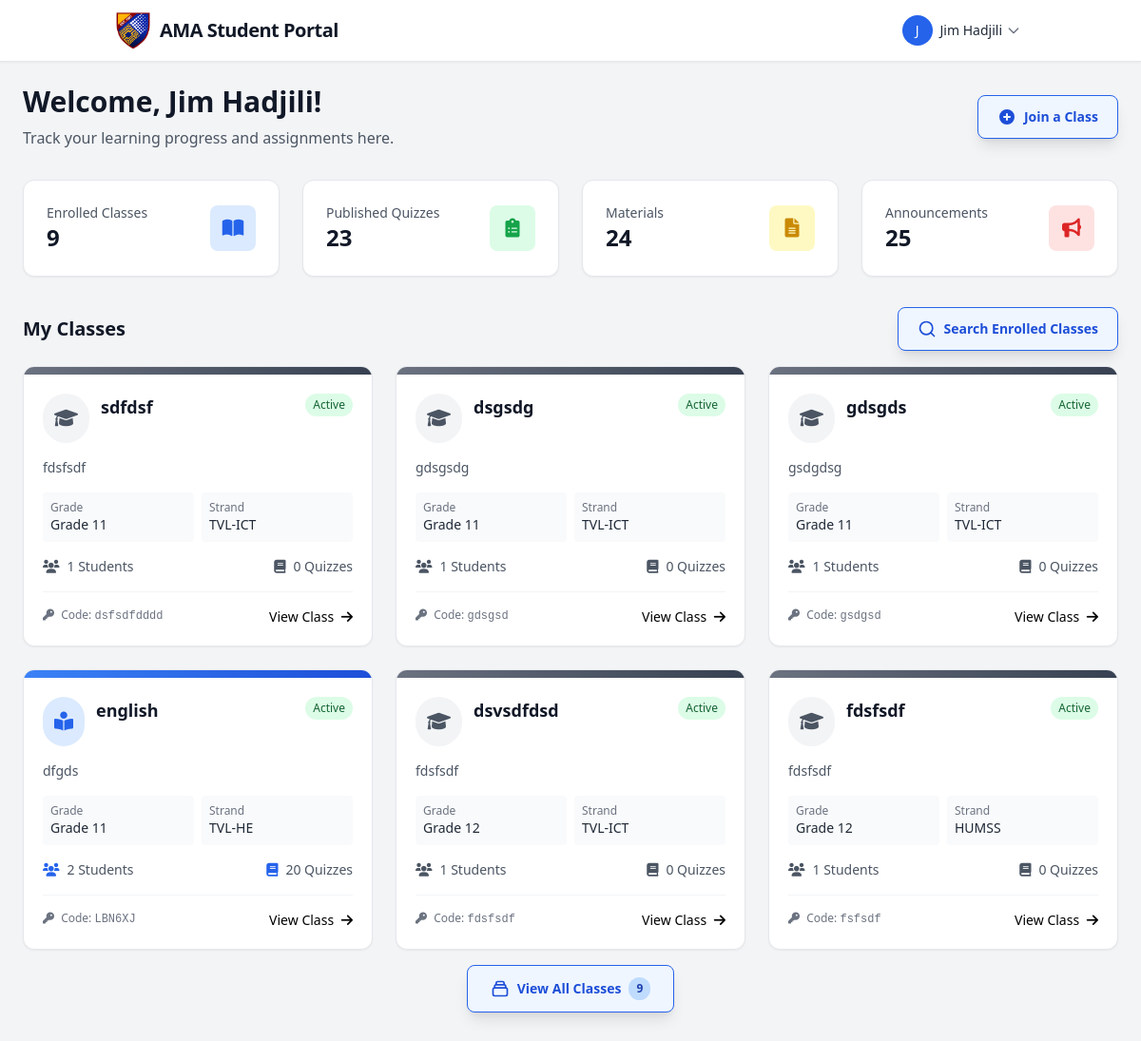
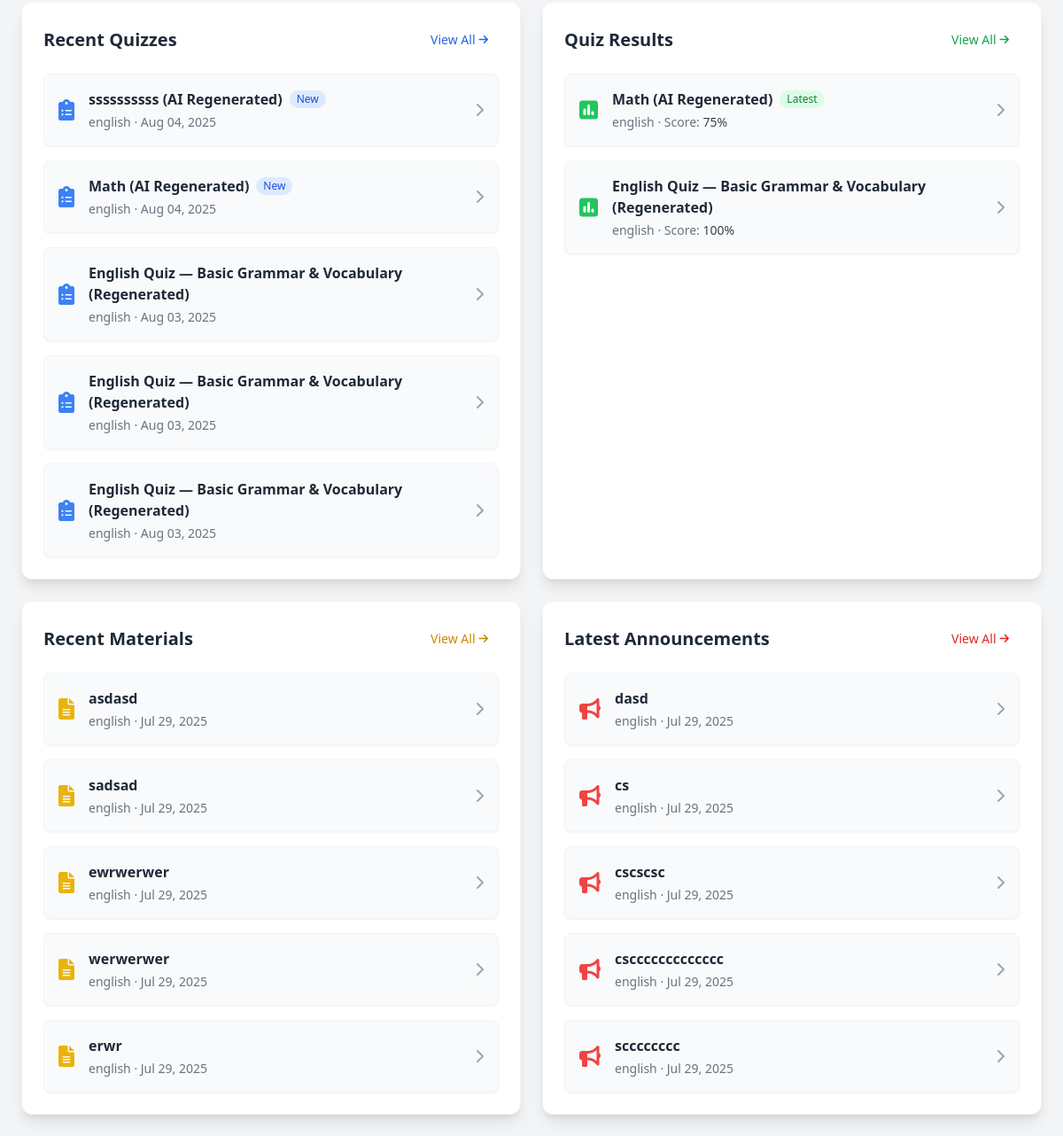
The app's page /Students/Contents/Dashboard/studentDashboard.php (signed in) with its own data (2 pictures, top to bottom).
### tables this page shows
CREATE TABLE `teacher_classes_tb` (
  `class_id` int(11) NOT NULL,
  `th_id` varchar(255) NOT NULL,
  `class_name` varchar(255) NOT NULL,
  `class_code` varchar(10) NOT NULL,
  `class_description` text DEFAULT NULL,
  `grade_level` varchar(20) NOT NULL,
  `strand` varchar(50) DEFAULT NULL,
  `status` enum('active','inactive','archived') NOT NULL DEFAULT 'active',
  `created_at` timestamp NOT NULL DEFAULT current_timestamp(),
  `updated_at` timestamp NOT NULL DEFAULT current_timestamp() ON UPDATE current_timestamp()
);

CREATE TABLE `quizzes_tb` (
  `quiz_id` int(11) NOT NULL,
  `class_id` int(11) NOT NULL,
  `th_id` varchar(255) NOT NULL,
  `quiz_title` varchar(255) NOT NULL,
  `quiz_description` text DEFAULT NULL,
  `quiz_topic` varchar(255) DEFAULT NULL,
  `time_limit` int(11) NOT NULL DEFAULT 30,
  `points_per_question` int(11) NOT NULL DEFAULT 1,
  `shuffle_questions` tinyint(1) NOT NULL DEFAULT 0,
  `show_results` tinyint(1) NOT NULL DEFAULT 1,
  `allow_retakes` tinyint(1) NOT NULL DEFAULT 0,
  `status` enum('draft','published','archived') NOT NULL DEFAULT 'draft',
  `created_at` timestamp NOT NULL DEFAULT current_timestamp(),
  `updated_at` timestamp NOT NULL DEFAULT current_timestamp() ON UPDATE current_timestamp(),
  `parent_quiz_id` int(11) DEFAULT NULL,
  `quiz_type` varchar(50) DEFAULT 'manual'
);

CREATE TABLE `learning_materials_tb` (
  `material_id` int(11) NOT NULL,
  `class_id` int(11) NOT NULL,
  `teacher_id` varchar(50) NOT NULL,
  `material_title` varchar(255) NOT NULL,
  `material_description` text DEFAULT NULL,
  `file_path` varchar(255) NOT NULL,
  `file_name` varchar(255) NOT NULL,
  `file_size` bigint(20) NOT NULL,
  `file_type` varchar(20) NOT NULL,
  `upload_date` datetime NOT NULL DEFAULT current_timestamp()
);

CREATE TABLE `announcements_tb` (
  `announcement_id` int(11) NOT NULL,
  `class_id` int(11) NOT NULL,
  `teacher_id` varchar(50) NOT NULL,
  `title` varchar(255) NOT NULL,
  `content` text NOT NULL,
  `created_at` datetime NOT NULL DEFAULT current_timestamp(),
  `is_pinned` tinyint(1) NOT NULL DEFAULT 0
);

### Students/Contents/Dashboard/DashboardsIncludes/studentsClassSection.php (the view, shortened to what the rows shown need)
<div class="mb-8">
    <div class="flex justify-between items-center mb-4">
        <h2 class="text-xl font-bold text-gray-900">My Classes</h2>
    </div>
    <?php
    $statusColors = [
        'active' => 'bg-green-100 text-green-800',
        'inactive' => 'bg-red-100 text-red-800',
        'archived' => 'bg-gray-100 text-gray-800',
        'pending' => 'bg-yellow-100 text-yellow-800',
    ];
    $subjectStyles = [
        'English' => [
            'strip' => 'from-blue-500 to-blue-700',
            'icon_bg' => 'bg-blue-100',
            'icon_color' => 'text-blue-600',
            'icon_class' => 'fas fa-book-reader'
        ],
        'Math' => [
            'strip' => 'from-green-500 to-green-700',
            'icon_bg' => 'bg-green-100',
            'icon_color' => 'text-green-600',
            'icon_class' => 'fas fa-calculator'
        ],
        'Science' => [
            'strip' => 'from-purple-500 to-purple-700',
            'icon_bg' => 'bg-purple-100',
            'icon_color' => 'text-purple-600',
            'icon_class' => 'fas fa-flask'
        ],
        'History' => [
            'strip' => 'from-yellow-500 to-yellow-700',
            'icon_bg' => 'bg-yellow-100',
            'icon_color' => 'text-yellow-600',
            'icon_class' => 'fas fa-landmark'
        ],
        'Arts' => [
            'strip' => 'from-pink-500 to-pink-700',
            'icon_bg' => 'bg-pink-100',
            'icon_color' => 'text-pink-600',
            'icon_class' => 'fas fa-paint-brush'
        ],
        'PE' => [
            'strip' => 'from-red-500 to-red-700',
            'icon_bg' => 'bg-red-100',
            'icon_color' => 'text-red-600',
            'icon_class' => 'fas fa-running'
        ],
        'ICT' => [
            'strip' => 'from-indigo-500 to-indigo-700',
            'icon_bg' => 'bg-indigo-100',
            'icon_color' => 'text-indigo-600',
            'icon_class' => 'fas fa-laptop-code'
        ],
        'Home Economics' => [
            'strip' => 'from-orange-500 to-orange-700',
            'icon_bg' => 'bg-orange-100',
            'icon_color' => 'text-orange-600',
            'icon_class' => 'fas fa-utensils'
        ],
        'Default' => [
            'strip' => 'from-gray-500 to-gray-700',
            'icon_bg' => 'bg-gray-100',
            'icon_color' => 'text-gray-600',
            'icon_class' => 'fas fa-graduation-cap'
        ]
    ];
    ?>
    <?php if (empty($enrolledClasses)): ?>
        <div class="bg-white rounded-xl shadow-sm border border-gray-200 p-8 text-center">
            <div class="inline-block mb-4 p-4 bg-blue-50 rounded-full">
                <i class="fas fa-graduation-cap text-blue-500 text-3xl"></i>
            </div>
            <h3 class="text-lg font-medium text-gray-900 mb-2">No Classes Yet</h3>
            <p class="text-gray-500 mb-6 max-w-md mx-auto">You haven't enrolled in any classes yet. Join a class using the class code provided by your teacher.</p>
            <button onclick="showJoinClassModal()" class="bg-blue-primary hover:bg-blue-dark text-white px-6 py-2 rounded-lg text-sm font-medium transition-colors duration-200 inline-flex items-center">
                <i class="fas fa-search mr-2"></i> Join Your First Class
            </button>
        </div>
    <?php else: ?>
        <div class="grid grid-cols-1 md:grid-cols-2 lg:grid-cols-3 gap-6">
            <?php
            $initialDisplayCount = 6;
            foreach ($enrolledClasses as $index => $class):
                $isHidden = ($index >= $initialDisplayCount) ? 'hidden' : '';
                $description = !empty($class['class_description']) ? $class['class_description'] : 'No description provided.';
                $strand = !empty($class['strand']) ? $class['strand'] : 'N/A';
                $studentCount = $class['student_count'] ?? 0;
                $quizCount = $class['quiz_count'] ?? 0;
                $subject = $class['class_subject'] ?? 'Default';
                $style = $subjectStyles[$subject] ?? $subjectStyles['Default'];
            ?>
                <a href="../Pages/classDetails.php?class_id=<?php echo $class['class_id']; ?>"
                    class="group relative overflow-hidden bg-white rounded-xl shadow-sm border border-gray-200 hover:shadow-md transition-shadow duration-200 class-card <?php echo $isHidden; ?>"
                    data-index="<?php echo $index; ?>">
                    <div class="h-2 bg-gradient-to-r <?php echo $style['strip']; ?>"></div>
                    <div class="p-5">
                        <div class="flex justify-between items-start mb-4">
                            <div class="inline-block p-3 rounded-full <?php echo $style['icon_bg']; ?> mr-3">
                                <i class="<?php echo $style['icon_class']; ?> text-xl <?php echo $style['icon_color']; ?>"></i>
                            </div>
                            <h3 class="font-semibold text-lg text-gray-900 flex-grow"><?php echo htmlspecialchars($class['class_name']); ?></h3>
                            <span class="px-2 py-1 text-xs rounded-full <?php echo isset($statusColors[$class['status']]) ? $statusColors[$class['status']] : $statusColors['inactive']; ?>">
                                <?php echo ucfirst($class['status']); ?>
                            </span>
                        </div>
                        <p class="text-sm text-gray-600 mb-4 line-clamp-2"><?php echo htmlspecialchars($description); ?></p>
                        <div class="grid grid-cols-2 gap-2 mb-4">
                            <div class="bg-gray-50 p-2 rounded">
                                <p class="text-xs text-gray-500">Grade</p>
                                <p class="font-medium text-sm text-gray-800">Grade <?php echo htmlspecialchars($class['grade_level']); ?></p>
                            </div>
                            <div class="bg-gray-50 p-2 rounded">
                                <p class="text-xs text-gray-500">Strand</p>
                                <p class="font-medium text-sm text-gray-800"><?php echo htmlspecialchars($strand); ?></p>
                            </div>
                        </div>
                        <div class="flex justify-between text-sm">
                            <div class="flex items-center text-gray-600">
                                <i class="fas fa-users mr-2 <?php echo $style['icon_color']; ?>"></i>
                                <span><?php echo $studentCount; ?> Students</span>
                            </div>
                            <div class="flex items-center text-gray-600">
                                <i class="fas fa-book mr-2 <?php echo $style['icon_color']; ?>"></i>
                                <span><?php echo $quizCount; ?> Quizzes</span>
                            </div>
                        </div>
                        <div class="mt-4 pt-4 border-t border-gray-100 flex justify-between">
                            <div class="text-xs text-gray-500">
                                <i class="fas fa-key mr-1"></i>
                                Code: <span class="font-mono font-medium"><?php echo htmlspecialchars($class['class_code']); ?></span>
                            </div>
                            <div class="text-purple-primary hover:text-purple-dark text-sm font-medium">
                                View Class <i class="fas fa-arrow-right ml-1"></i>
                            </div>
                        </div>
                    </div>
                </a>
            <?php endforeach; ?>
        </div>
    <?php endif; ?>
</div>

### Students/Contents/Dashboard/DashboardsIncludes/studentsContentSection.php (shortened to what the rows shown need)
<?php
$today = date('Y-m-d');
?>
<div class="grid grid-cols-1 lg:grid-cols-2 gap-6">
    <div class="bg-white rounded-xl shadow-lg border border-gray-100 p-6">
        <?php if (!empty($recentQuizzes)): ?>
            <ul class="space-y-4">
                <?php foreach ($recentQuizzes as $i => $quiz): ?>
                    <?php $isNewToday = (date('Y-m-d', strtotime($quiz['created_at'])) === $today); ?>
                    <li>
                        <a href="../Pages/classDetails.php?class_id=<?php echo $quiz['class_id']; ?>#quiz-<?php echo $quiz['quiz_id']; ?>"
                           class="flex items-center gap-4 bg-gray-50 hover:bg-gray-100 rounded-lg p-4 transition-all duration-200 ease-in-out group shadow-sm border border-gray-100">
                            <i class="fas fa-clipboard-list text-blue-500 text-2xl"></i>
                            <div class="flex-1">
                                <div class="font-semibold text-gray-800 group-hover:text-blue-700 transition-colors duration-200 flex items-center gap-2">
                                    <?php echo htmlspecialchars($quiz['quiz_title']); ?>
                                    <?php if ($isNewToday): ?>
                                        <span class="inline-flex items-center rounded-full bg-blue-100 px-2 py-0.5 text-xs font-medium text-blue-700">New</span>
                                    <?php endif; ?>
                                </div>
                                <div class="text-sm text-gray-500 mt-1">
                                    <?php echo htmlspecialchars($quiz['class_name']); ?> &middot; <?php echo date('M d, Y', strtotime($quiz['created_at'])); ?>
                                </div>
                            </div>
                            <i class="fas fa-chevron-right text-gray-400 group-hover:text-blue-600 transition-colors duration-200"></i>
                        </a>
                    </li>
                <?php endforeach; ?>
            </ul>
        <?php endif; ?>
    </div>
</div>
<div class="grid grid-cols-1 lg:grid-cols-2 gap-6 mt-6">
    <div class="bg-white rounded-xl shadow-lg border border-gray-100 p-6">
        <?php if (!empty($recentMaterials)): ?>
            <ul class="space-y-4">
                <?php foreach ($recentMaterials as $i => $material): ?>
                    <li>
                        <a href="../Pages/classDetails.php?class_id=<?php echo $material['class_id']; ?>#material-<?php echo $material['material_id']; ?>"
                           class="flex items-center gap-4 bg-gray-50 hover:bg-gray-100 rounded-lg p-4 transition-all duration-200 ease-in-out group shadow-sm border border-gray-100">
                            <i class="fas fa-file-alt text-yellow-500 text-2xl"></i>
                            <div class="flex-1">
                                <div class="font-semibold text-gray-800 group-hover:text-yellow-700 transition-colors duration-200 flex items-center gap-2">
                                    <?php echo htmlspecialchars($material['material_title']); ?>
                                </div>
                                <div class="text-sm text-gray-500 mt-1">
                                    <?php echo htmlspecialchars($material['class_name']); ?> &middot; <?php echo date('M d, Y', strtotime($material['upload_date'])); ?>
                                </div>
                            </div>
                            <i class="fas fa-chevron-right text-gray-400 group-hover:text-yellow-600 transition-colors duration-200"></i>
                        </a>
                    </li>
                <?php endforeach; ?>
            </ul>
        <?php endif; ?>
    </div>
    <div class="bg-white rounded-xl shadow-lg border border-gray-100 p-6">
        <?php if (!empty($recentAnnouncements)): ?>
            <ul class="space-y-4">
                <?php foreach ($recentAnnouncements as $i => $announcement): ?>
                    <li>
                        <a href="../Pages/classDetails.php?class_id=<?php echo $announcement['class_id']; ?>#announcement-<?php echo $announcement['announcement_id']; ?>"
                           class="flex items-center gap-4 bg-gray-50 hover:bg-gray-100 rounded-lg p-4 transition-all duration-200 ease-in-out group shadow-sm border border-gray-100">
                            <i class="fas fa-bullhorn text-red-500 text-2xl"></i>
                            <div class="flex-1">
                                <div class="font-semibold text-gray-800 group-hover:text-red-700 transition-colors duration-200 flex items-center gap-2">
                                    <?php echo htmlspecialchars($announcement['title']); ?>
                                </div>
                                <div class="text-sm text-gray-500 mt-1">
                                    <?php echo htmlspecialchars($announcement['class_name']); ?> &middot; <?php echo date('M d, Y', strtotime($announcement['created_at'])); ?>
                                </div>
                            </div>
                            <i class="fas fa-chevron-right text-gray-400 group-hover:text-red-600 transition-colors duration-200"></i>
                        </a>
                    </li>
                <?php endforeach; ?>
            </ul>
        <?php endif; ?>
    </div>
</div>

### records on screen
teacher_classes_tb: class_name "sdfdsf", status "Active", class_description "fdsfsdf", grade_level "11", strand "TVL-ICT", studentCount "1", quizCount "0", class_code "dsfsdfdddd"
teacher_classes_tb: class_name "dsgsdg", status "Active", class_description "gdsgsdg", grade_level "11", strand "TVL-ICT", studentCount "1", quizCount "0", class_code "gdsgsd"
teacher_classes_tb: class_name "gdsgds", status "Active", class_description "gsdgdsg", grade_level "11", strand "TVL-ICT", studentCount "1", quizCount "0", class_code "gsdgsd"
teacher_classes_tb: class_name "english", status "Active", class_description "dfgds", grade_level "11", strand "TVL-HE", studentCount "2", quizCount "20", class_code "LBN6XJ"
teacher_classes_tb: class_name "dsvsdfdsd", status "Active", class_description "fdsfsdf", grade_level "12", strand "TVL-ICT", studentCount "1", quizCount "0", class_code "fdsfsdf"
teacher_classes_tb: class_name "fdsfsdf", status "Active", class_description "fdsfsdf", grade_level "12", strand "HUMSS", studentCount "1", quizCount "0", class_code "fsfsdf"
quizzes_tb: quiz_title "ssssssssss (AI Regenerated)", shows "New", class.class_name "english", created_at "Aug 04, 2025"
quizzes_tb: quiz_title "Math (AI Regenerated)", shows "New", class.class_name "english", created_at "Aug 04, 2025"
quizzes_tb: quiz_title "English Quiz — Basic Grammar & Vocabulary (Regenerated)", class.class_name "english", created_at "Aug 03, 2025"
quizzes_tb: quiz_title "English Quiz — Basic Grammar & Vocabulary (Regenerated)", class.class_name "english", created_at "Aug 03, 2025"
quizzes_tb: quiz_title "English Quiz — Basic Grammar & Vocabulary (Regenerated)", class.class_name "english", created_at "Aug 03, 2025"
learning_materials_tb: material_title "asdasd", class.class_name "english", upload_date "Jul 29, 2025"
learning_materials_tb: material_title "sadsad", class.class_name "english", upload_date "Jul 29, 2025"
learning_materials_tb: material_title "ewrwerwer", class.class_name "english", upload_date "Jul 29, 2025"
learning_materials_tb: material_title "werwerwer", class.class_name "english", upload_date "Jul 29, 2025"
learning_materials_tb: material_title "erwr", class.class_name "english", upload_date "Jul 29, 2025"
announcements_tb: title "dasd", class.class_name "english", created_at "Jul 29, 2025"
announcements_tb: title "cs", class.class_name "english", created_at "Jul 29, 2025"
announcements_tb: title "cscscsc", class.class_name "english", created_at "Jul 29, 2025"
announcements_tb: title "csccccccccccccc", class.class_name "english", created_at "Jul 29, 2025"
announcements_tb: title "scccccccc", class.class_name "english", created_at "Jul 29, 2025"

### other values on screen
substr($user_name, 0, 1) "J"
$user_name "Jim Hadjili"
$enrolledCount "9"
$totalPublishedQuizzes "23"
$totalMaterials "24"
$totalAnnouncements "25"
$totalClasses "9"
$attempt['quiz_title'] "Math (AI Regenerated)"
$attempt['class_name'] "english"
$percentage_score "75"
$attempt['quiz_title'] "English Quiz — Basic Grammar & Vocabulary (Regenerated)"
$percentage_score "100"
